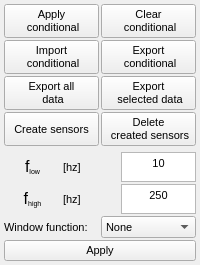
            <widget class="QFrame" name="frame_22">
             <property name="sizePolicy">
              <sizepolicy hsizetype="Minimum" vsizetype="Minimum">
               <horstretch>0</horstretch>
               <verstretch>0</verstretch>
              </sizepolicy>
             </property>
             <property name="frameShape">
              <enum>QFrame::NoFrame</enum>
             </property>
             <property name="frameShadow">
              <enum>QFrame::Plain</enum>
             </property>
             <layout class="QVBoxLayout" name="verticalLayout_24">
              <property name="spacing">
               <number>2</number>
              </property>
              <property name="leftMargin">
               <number>2</number>
              </property>
              <property name="topMargin">
               <number>2</number>
              </property>
              <property name="rightMargin">
               <number>2</number>
              </property>
              <property name="bottomMargin">
               <number>2</number>
              </property>
              <item>
               <widget class="QFrame" name="frame_3">
                <property name="sizePolicy">
                 <sizepolicy hsizetype="Minimum" vsizetype="Minimum">
                  <horstretch>0</horstretch>
                  <verstretch>0</verstretch>
                 </sizepolicy>
                </property>
                <property name="maximumSize">
                 <size>
                  <width>16777215</width>
                  <height>99999</height>
                 </size>
                </property>
                <property name="frameShape">
                 <enum>QFrame::NoFrame</enum>
                </property>
                <property name="frameShadow">
                 <enum>QFrame::Raised</enum>
                </property>
                <layout class="QGridLayout" name="gridLayout">
                 <property name="leftMargin">
                  <number>2</number>
                 </property>
                 <property name="topMargin">
                  <number>2</number>
                 </property>
                 <property name="rightMargin">
                  <number>2</number>
                 </property>
                 <property name="bottomMargin">
                  <number>2</number>
                 </property>
                 <property name="spacing">
                  <number>2</number>
                 </property>
                 <item row="0" column="0">
                  <widget class="QPushButton" name="buttonConditional">
                   <property name="sizePolicy">
                    <sizepolicy hsizetype="Minimum" vsizetype="Minimum">
                     <horstretch>0</horstretch>
                     <verstretch>0</verstretch>
                    </sizepolicy>
                   </property>
                   <property name="minimumSize">
                    <size>
                     <width>0</width>
                     <height>0</height>
                    </size>
                   </property>
                   <property name="font">
                    <font>
                     <pointsize>8</pointsize>
                    </font>
                   </property>
                   <property name="text">
                    <string>Apply
 conditional</string>
                   </property>
                  </widget>
                 </item>
                 <item row="0" column="1">
                  <widget class="QPushButton" name="buttonClearSelection">
                   <property name="sizePolicy">
                    <sizepolicy hsizetype="Minimum" vsizetype="Minimum">
                     <horstretch>0</horstretch>
                     <verstretch>0</verstretch>
                    </sizepolicy>
                   </property>
                   <property name="font">
                    <font>
                     <pointsize>8</pointsize>
                    </font>
                   </property>
                   <property name="text">
                    <string>Clear
 conditional</string>
                   </property>
                  </widget>
                 </item>
                 <item row="1" column="0">
                  <widget class="QPushButton" name="buttonReadCondCSV">
                   <property name="sizePolicy">
                    <sizepolicy hsizetype="Minimum" vsizetype="Minimum">
                     <horstretch>0</horstretch>
                     <verstretch>0</verstretch>
                    </sizepolicy>
                   </property>
                   <property name="font">
                    <font>
                     <pointsize>8</pointsize>
                    </font>
                   </property>
                   <property name="text">
                    <string>Import
 conditional</string>
                   </property>
                  </widget>
                 </item>
                 <item row="1" column="1">
                  <widget class="QPushButton" name="buttonWriteCondCSV">
                   <property name="sizePolicy">
                    <sizepolicy hsizetype="Minimum" vsizetype="Minimum">
                     <horstretch>0</horstretch>
                     <verstretch>0</verstretch>
                    </sizepolicy>
                   </property>
                   <property name="font">
                    <font>
                     <pointsize>8</pointsize>
                    </font>
                   </property>
                   <property name="text">
                    <string>Export
 conditional</string>
                   </property>
                  </widget>
                 </item>
                 <item row="2" column="0">
                  <widget class="QPushButton" name="buttonExportAllData">
                   <property name="sizePolicy">
                    <sizepolicy hsizetype="Minimum" vsizetype="Minimum">
                     <horstretch>0</horstretch>
                     <verstretch>0</verstretch>
                    </sizepolicy>
                   </property>
                   <property name="font">
                    <font>
                     <pointsize>8</pointsize>
                    </font>
                   </property>
                   <property name="text">
                    <string>Export all
 data</string>
                   </property>
                  </widget>
                 </item>
                 <item row="2" column="1">
                  <widget class="QPushButton" name="buttonExportAllPlots">
                   <property name="sizePolicy">
                    <sizepolicy hsizetype="Minimum" vsizetype="Minimum">
                     <horstretch>0</horstretch>
                     <verstretch>0</verstretch>
                    </sizepolicy>
                   </property>
                   <property name="font">
                    <font>
                     <pointsize>8</pointsize>
                     <weight>50</weight>
                     <italic>false</italic>
                     <bold>false</bold>
                    </font>
                   </property>
                   <property name="text">
                    <string>Export
 selected data</string>
                   </property>
                  </widget>
                 </item>
                 <item row="3" column="0">
                  <widget class="QPushButton" name="buttonCreateSensorCond">
                   <property name="sizePolicy">
                    <sizepolicy hsizetype="Minimum" vsizetype="Minimum">
                     <horstretch>0</horstretch>
                     <verstretch>0</verstretch>
                    </sizepolicy>
                   </property>
                   <property name="font">
                    <font>
                     <pointsize>8</pointsize>
                     <weight>50</weight>
                     <italic>false</italic>
                     <bold>false</bold>
                     <underline>false</underline>
                    </font>
                   </property>
                   <property name="text">
                    <string>Create sensors</string>
                   </property>
                  </widget>
                 </item>
                 <item row="3" column="1">
                  <widget class="QPushButton" name="buttonDeleteSensorCond">
                   <property name="sizePolicy">
                    <sizepolicy hsizetype="Minimum" vsizetype="Minimum">
                     <horstretch>0</horstretch>
                     <verstretch>0</verstretch>
                    </sizepolicy>
                   </property>
                   <property name="font">
                    <font>
                     <pointsize>8</pointsize>
                     <weight>50</weight>
                     <italic>false</italic>
                     <bold>false</bold>
                     <underline>false</underline>
                    </font>
                   </property>
                   <property name="text">
                    <string>Delete
 created sensors</string>
                   </property>
                  </widget>
                 </item>
                </layout>
               </widget>
              </item>
              <item>
               <widget class="QFrame" name="filterDisplacementFrame">
                <property name="sizePolicy">
                 <sizepolicy hsizetype="Minimum" vsizetype="Minimum">
                  <horstretch>0</horstretch>
                  <verstretch>0</verstretch>
                 </sizepolicy>
                </property>
                <property name="frameShape">
                 <enum>QFrame::NoFrame</enum>
                </property>
                <property name="frameShadow">
                 <enum>QFrame::Raised</enum>
                </property>
                <layout class="QVBoxLayout" name="verticalLayout_3">
                 <property name="spacing">
                  <number>2</number>
                 </property>
                 <property name="leftMargin">
                  <number>2</number>
                 </property>
                 <property name="topMargin">
                  <number>2</number>
                 </property>
                 <property name="rightMargin">
                  <number>2</number>
                 </property>
                 <property name="bottomMargin">
                  <number>2</number>
                 </property>
                 <item>
                  <widget class="QFrame" name="frame_37">
                   <property name="sizePolicy">
                    <sizepolicy hsizetype="Minimum" vsizetype="Minimum">
                     <horstretch>0</horstretch>
                     <verstretch>0</verstretch>
                    </sizepolicy>
                   </property>
                   <property name="frameShape">
                    <enum>QFrame::NoFrame</enum>
                   </property>
                   <property name="frameShadow">
                    <enum>QFrame::Raised</enum>
                   </property>
                   <layout class="QHBoxLayout" name="horizontalLayout_9">
                    <property name="spacing">
                     <number>2</number>
                    </property>
                    <property name="leftMargin">
                     <number>0</number>
                    </property>
                    <property name="topMargin">
                     <number>0</number>
                    </property>
                    <property name="rightMargin">
                     <number>0</number>
                    </property>
                    <property name="bottomMargin">
                     <number>0</number>
                    </property>
                    <item>
                     <widget class="QLabel" name="label_38">
                      <property name="sizePolicy">
                       <sizepolicy hsizetype="Minimum" vsizetype="Minimum">
                        <horstretch>0</horstretch>
                        <verstretch>0</verstretch>
                       </sizepolicy>
                      </property>
                      <property name="font">
                       <font>
                        <pointsize>8</pointsize>
                       </font>
                      </property>
                      <property name="text">
                       <string>&lt;html&gt;&lt;head/&gt;&lt;body&gt;&lt;p align=&quot;center&quot;&gt;&lt;span style=&quot; font-size:12pt;&quot;&gt;f&lt;/span&gt;&lt;span style=&quot; vertical-align:sub;&quot;&gt;low&lt;/span&gt;&lt;/p&gt;&lt;/body&gt;&lt;/html&gt;</string>
                      </property>
                      <property name="textFormat">
                       <enum>Qt::RichText</enum>
                      </property>
                     </widget>
                    </item>
                    <item>
                     <widget class="QLabel" name="label_36">
                      <property name="sizePolicy">
                       <sizepolicy hsizetype="Minimum" vsizetype="Minimum">
                        <horstretch>0</horstretch>
                        <verstretch>0</verstretch>
                       </sizepolicy>
                      </property>
                      <property name="font">
                       <font>
                        <pointsize>8</pointsize>
                        <weight>50</weight>
                        <bold>false</bold>
                       </font>
                      </property>
                      <property name="text">
                       <string>[hz]</string>
                      </property>
                     </widget>
                    </item>
                    <item>
                     <widget class="QTextEdit" name="lowFreqDisp">
                      <property name="sizePolicy">
                       <sizepolicy hsizetype="Minimum" vsizetype="Minimum">
                        <horstretch>0</horstretch>
                        <verstretch>0</verstretch>
                       </sizepolicy>
                      </property>
                      <property name="minimumSize">
                       <size>
                        <width>0</width>
                        <height>0</height>
                       </size>
                      </property>
                      <property name="maximumSize">
                       <size>
                        <width>75</width>
                        <height>30</height>
                       </size>
                      </property>
                      <property name="font">
                       <font>
                        <pointsize>8</pointsize>
                       </font>
                      </property>
                      <property name="layoutDirection">
                       <enum>Qt::RightToLeft</enum>
                      </property>
                      <property name="verticalScrollBarPolicy">
                       <enum>Qt::ScrollBarAlwaysOff</enum>
                      </property>
                      <property name="horizontalScrollBarPolicy">
                       <enum>Qt::ScrollBarAlwaysOff</enum>
                      </property>
                      <property name="lineWrapMode">
                       <enum>QTextEdit::WidgetWidth</enum>
                      </property>
                      <property name="html">
                       <string>&lt;!DOCTYPE HTML PUBLIC &quot;-//W3C//DTD HTML 4.0//EN&quot; &quot;http://www.w3.org/TR/REC-html40/strict.dtd&quot;&gt;
&lt;html&gt;&lt;head&gt;&lt;meta name=&quot;qrichtext&quot; content=&quot;1&quot; /&gt;&lt;style type=&quot;text/css&quot;&gt;
p, li { white-space: pre-wrap; }
&lt;/style&gt;&lt;/head&gt;&lt;body style=&quot; font-family:'MS Shell Dlg 2'; font-size:8pt; font-weight:400; font-style:normal;&quot;&gt;
&lt;p align=&quot;center&quot; style=&quot; margin-top:0px; margin-bottom:0px; margin-left:0px; margin-right:0px; -qt-block-indent:0; text-indent:0px;&quot;&gt;&lt;span style=&quot; font-size:8.25pt;&quot;&gt;10&lt;/span&gt;&lt;/p&gt;&lt;/body&gt;&lt;/html&gt;</string>
                      </property>
                      <property name="acceptRichText">
                       <bool>false</bool>
                      </property>
                     </widget>
                    </item>
                   </layout>
                  </widget>
                 </item>
                 <item>
                  <widget class="QFrame" name="frame_38">
                   <property name="sizePolicy">
                    <sizepolicy hsizetype="Minimum" vsizetype="Minimum">
                     <horstretch>0</horstretch>
                     <verstretch>0</verstretch>
                    </sizepolicy>
                   </property>
                   <property name="frameShape">
                    <enum>QFrame::NoFrame</enum>
                   </property>
                   <property name="frameShadow">
                    <enum>QFrame::Raised</enum>
                   </property>
                   <layout class="QHBoxLayout" name="horizontalLayout_10">
                    <property name="spacing">
                     <number>2</number>
                    </property>
                    <property name="leftMargin">
                     <number>0</number>
                    </property>
                    <property name="topMargin">
                     <number>0</number>
                    </property>
                    <property name="rightMargin">
                     <number>0</number>
                    </property>
                    <property name="bottomMargin">
                     <number>0</number>
                    </property>
                    <item>
                     <widget class="QLabel" name="fhigh_5">
                      <property name="sizePolicy">
                       <sizepolicy hsizetype="Minimum" vsizetype="Minimum">
                        <horstretch>0</horstretch>
                        <verstretch>0</verstretch>
                       </sizepolicy>
                      </property>
                      <property name="font">
                       <font>
                        <pointsize>8</pointsize>
                       </font>
                      </property>
                      <property name="text">
                       <string>&lt;html&gt;&lt;head/&gt;&lt;body&gt;&lt;p align=&quot;center&quot;&gt;&lt;span style=&quot; font-size:12pt;&quot;&gt;f&lt;/span&gt;&lt;span style=&quot; vertical-align:sub;&quot;&gt;high&lt;/span&gt;&lt;/p&gt;&lt;/body&gt;&lt;/html&gt;</string>
                      </property>
                      <property name="textFormat">
                       <enum>Qt::RichText</enum>
                      </property>
                     </widget>
                    </item>
                    <item>
                     <widget class="QLabel" name="label_37">
                      <property name="sizePolicy">
                       <sizepolicy hsizetype="Minimum" vsizetype="Minimum">
                        <horstretch>0</horstretch>
                        <verstretch>0</verstretch>
                       </sizepolicy>
                      </property>
                      <property name="font">
                       <font>
                        <pointsize>8</pointsize>
                        <weight>50</weight>
                        <bold>false</bold>
                       </font>
                      </property>
                      <property name="text">
                       <string>[hz]</string>
                      </property>
                     </widget>
                    </item>
                    <item>
                     <widget class="QTextEdit" name="highFreqDisp">
                      <property name="sizePolicy">
                       <sizepolicy hsizetype="Minimum" vsizetype="Minimum">
                        <horstretch>0</horstretch>
                        <verstretch>0</verstretch>
                       </sizepolicy>
                      </property>
                      <property name="minimumSize">
                       <size>
                        <width>0</width>
                        <height>0</height>
                       </size>
                      </property>
                      <property name="maximumSize">
                       <size>
                        <width>75</width>
                        <height>30</height>
                       </size>
                      </property>
                      <property name="font">
                       <font>
                        <pointsize>8</pointsize>
                       </font>
                      </property>
                      <property name="layoutDirection">
                       <enum>Qt::RightToLeft</enum>
                      </property>
                      <property name="verticalScrollBarPolicy">
                       <enum>Qt::ScrollBarAlwaysOff</enum>
                      </property>
                      <property name="horizontalScrollBarPolicy">
                       <enum>Qt::ScrollBarAlwaysOff</enum>
                      </property>
                      <property name="html">
                       <string>&lt;!DOCTYPE HTML PUBLIC &quot;-//W3C//DTD HTML 4.0//EN&quot; &quot;http://www.w3.org/TR/REC-html40/strict.dtd&quot;&gt;
&lt;html&gt;&lt;head&gt;&lt;meta name=&quot;qrichtext&quot; content=&quot;1&quot; /&gt;&lt;style type=&quot;text/css&quot;&gt;
p, li { white-space: pre-wrap; }
&lt;/style&gt;&lt;/head&gt;&lt;body style=&quot; font-family:'MS Shell Dlg 2'; font-size:8pt; font-weight:400; font-style:normal;&quot;&gt;
&lt;p align=&quot;center&quot; style=&quot; margin-top:0px; margin-bottom:0px; margin-left:0px; margin-right:0px; -qt-block-indent:0; text-indent:0px;&quot;&gt;250&lt;/p&gt;&lt;/body&gt;&lt;/html&gt;</string>
                      </property>
                      <property name="acceptRichText">
                       <bool>false</bool>
                      </property>
                     </widget>
                    </item>
                   </layout>
                  </widget>
                 </item>
                 <item>
                  <widget class="QFrame" name="frame_39">
                   <property name="sizePolicy">
                    <sizepolicy hsizetype="Minimum" vsizetype="Minimum">
                     <horstretch>0</horstretch>
                     <verstretch>0</verstretch>
                    </sizepolicy>
                   </property>
                   <property name="frameShape">
                    <enum>QFrame::NoFrame</enum>
                   </property>
                   <property name="frameShadow">
                    <enum>QFrame::Raised</enum>
                   </property>
                   <layout class="QHBoxLayout" name="horizontalLayout_11">
                    <property name="spacing">
                     <number>2</number>
                    </property>
                    <property name="leftMargin">
                     <number>0</number>
                    </property>
                    <property name="topMargin">
                     <number>0</number>
                    </property>
                    <property name="rightMargin">
                     <number>0</number>
                    </property>
                    <property name="bottomMargin">
                     <number>0</number>
                    </property>
                    <item>
                     <widget class="QLabel" name="label_45">
                      <property name="sizePolicy">
                       <sizepolicy hsizetype="Minimum" vsizetype="Minimum">
                        <horstretch>0</horstretch>
                        <verstretch>0</verstretch>
                       </sizepolicy>
                      </property>
                      <property name="font">
                       <font>
                        <pointsize>8</pointsize>
                       </font>
                      </property>
                      <property name="text">
                       <string>Window function:</string>
                      </property>
                     </widget>
                    </item>
                    <item>
                     <widget class="QComboBox" name="boxWindowFunDisp">
                      <property name="sizePolicy">
                       <sizepolicy hsizetype="Minimum" vsizetype="Minimum">
                        <horstretch>0</horstretch>
                        <verstretch>0</verstretch>
                       </sizepolicy>
                      </property>
                      <property name="maximumSize">
                       <size>
                        <width>120</width>
                        <height>30</height>
                       </size>
                      </property>
                      <property name="font">
                       <font>
                        <pointsize>8</pointsize>
                       </font>
                      </property>
                      <item>
                       <property name="text">
                        <string>None</string>
                       </property>
                      </item>
                      <item>
                       <property name="text">
                        <string>Hanning</string>
                       </property>
                      </item>
                      <item>
                       <property name="text">
                        <string>Blackman</string>
                       </property>
                      </item>
                      <item>
                       <property name="text">
                        <string>Hamming</string>
                       </property>
                      </item>
                      <item>
                       <property name="text">
                        <string>Barthann</string>
                       </property>
                      </item>
                      <item>
                       <property name="text">
                        <string>Bartlett</string>
                       </property>
                      </item>
                      <item>
                       <property name="text">
                        <string>Hann</string>
                       </property>
                      </item>
                     </widget>
                    </item>
                   </layout>
                  </widget>
                 </item>
                 <item>
                  <widget class="QPushButton" name="buttonApplyFilterDisp">
                   <property name="sizePolicy">
                    <sizepolicy hsizetype="Minimum" vsizetype="Minimum">
                     <horstretch>0</horstretch>
                     <verstretch>0</verstretch>
                    </sizepolicy>
                   </property>
                   <property name="font">
                    <font>
                     <pointsize>8</pointsize>
                    </font>
                   </property>
                   <property name="text">
                    <string>Apply</string>
                   </property>
                  </widget>
                 </item>
                </layout>
               </widget>
              </item>
             </layout>
            </widget>
